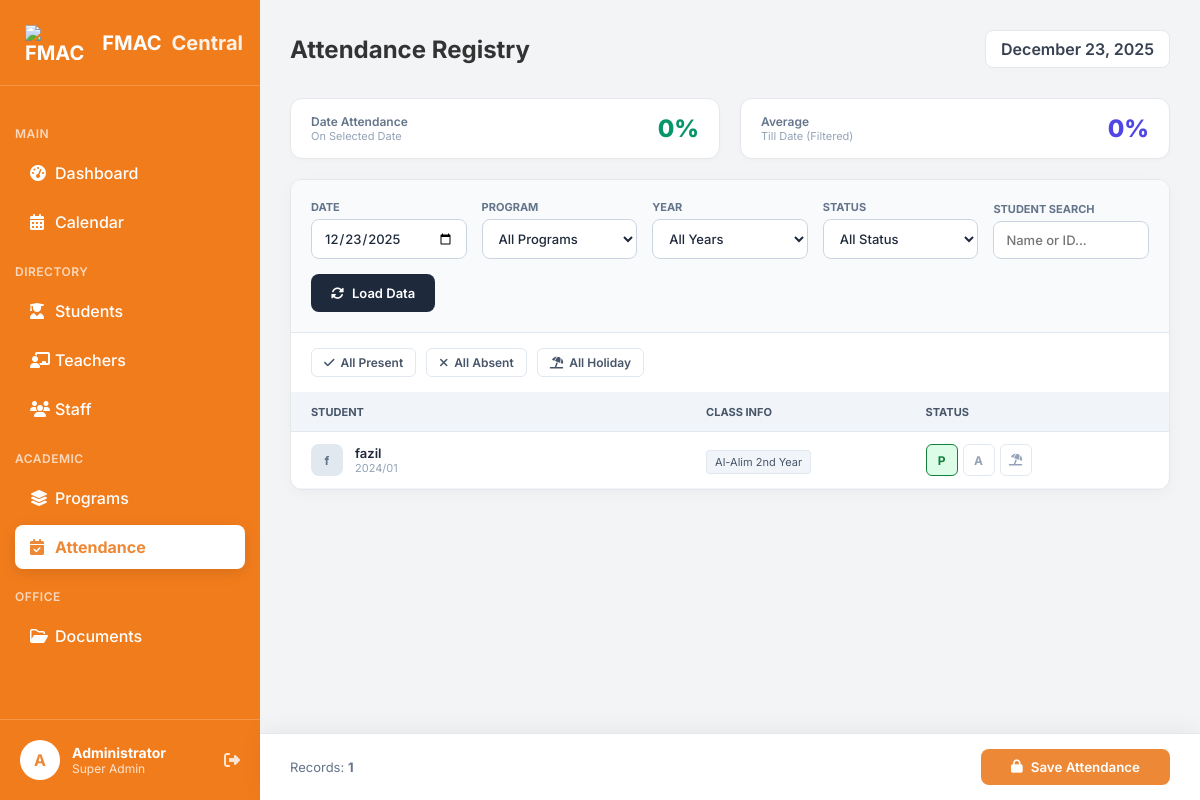
The page /attendance.php (signed in) on the database as committed earlier.
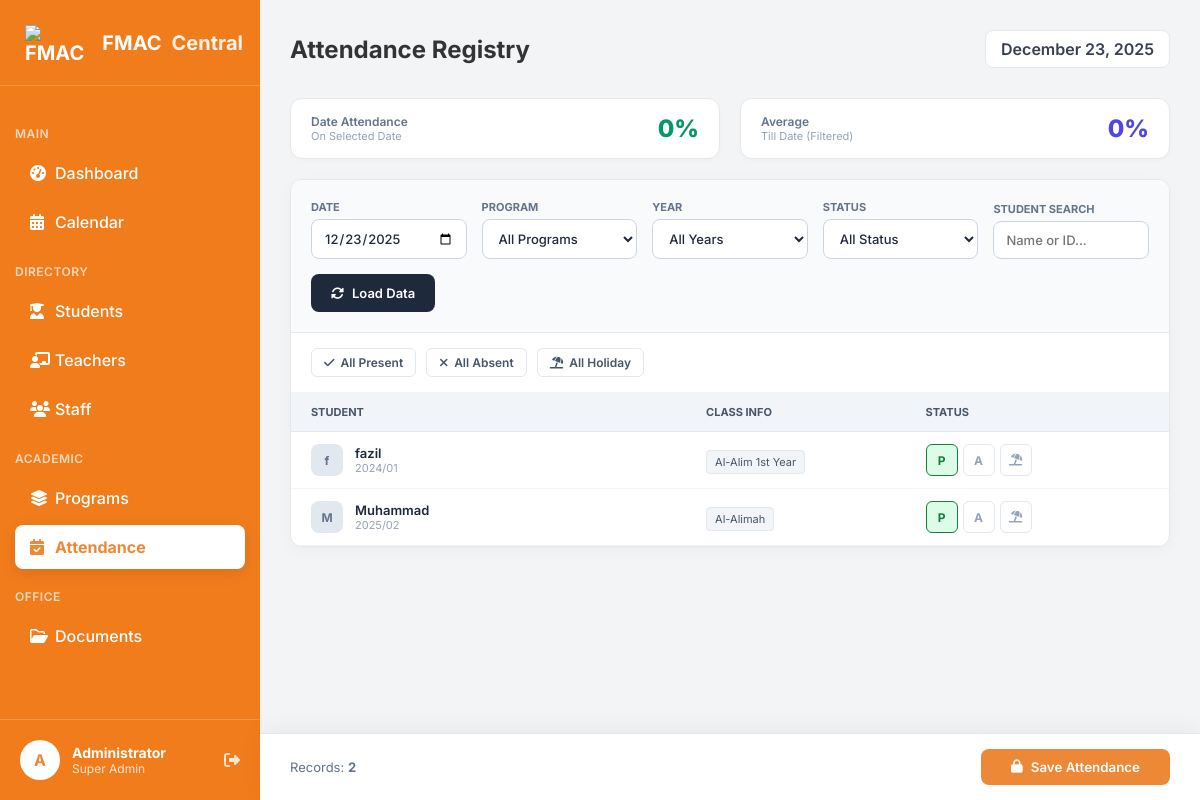
The same page on the database as committed later.
### tables this page shows
CREATE TABLE `students` (
  `student_id` int(11) NOT NULL,
  `full_name` varchar(100) NOT NULL,
  `gender` enum('Male','Female') DEFAULT NULL,
  `dob` date DEFAULT NULL,
  `blood_group` varchar(5) DEFAULT NULL,
  `admission_no` varchar(20) DEFAULT NULL,
  `class_year` varchar(50) DEFAULT NULL,
  `status` enum('Active','Inactive','Graduated') DEFAULT 'Active',
  `admission_date` date DEFAULT NULL,
  `created_at` timestamp NOT NULL DEFAULT current_timestamp(),
  `phone` varchar(20) DEFAULT NULL,
  `emergency_phone` varchar(20) DEFAULT NULL,
  `email` varchar(100) DEFAULT NULL,
  `address` text DEFAULT NULL,
  `health_issues` text DEFAULT NULL,
  `photo` varchar(255) DEFAULT NULL,
  `father_name` varchar(100) DEFAULT NULL,
  `mother_name` varchar(100) DEFAULT NULL
);

### attendance.php (the view, shortened to what the changed rows need)
<?php
include 'db_conn.php';
$selected_date  = isset($_GET['date']) ? $_GET['date'] : date('Y-m-d');
$filter_conditions = "s.status='Active' AND (s.admission_date <= '$selected_date' OR s.admission_date IS NULL)";
$query = "SELECT * FROM students s WHERE $filter_conditions ORDER BY s.admission_no ASC";
$students = mysqli_query($conn, $query);
$check_date_sql = "SELECT * FROM attendance WHERE date = '$selected_date' LIMIT 1";
$is_existing = (mysqli_num_rows(mysqli_query($conn, $check_date_sql)) > 0);
$btn_text = $is_existing ? "Update Attendance" : "Save Attendance";
?>
<!DOCTYPE html>
<html lang="en">
<head>
    <link rel="stylesheet" href="https://cdnjs.cloudflare.com/ajax/libs/font-awesome/6.4.0/css/all.min.css">
    <link rel="stylesheet" href="dashboard.css">
</head>
<body>
    <div class="dashboard-container">
        <main class="main-content">
            <header class="top-header">
                <h2>Attendance Registry</h2>
            </header>
            <div class="attendance-card">
                <form method="POST" id="attForm">
                    <?php if (mysqli_num_rows($students) > 0) { ?>
                        <table class="att-table">
                            <thead>
                                <tr>
                                    <th style="width: 45%;">Student</th>
                                    <th style="width: 25%;">Class Info</th>
                                    <th style="width: 30%;">Status</th>
                                </tr>
                            </thead>
                            <tbody>
                                <?php while ($row = mysqli_fetch_assoc($students)) {
                                    $sid = $row['student_id'];
                                    $initial = substr($row['full_name'], 0, 1);
                                    $res = mysqli_query($conn, "SELECT status FROM attendance WHERE student_id='$sid' AND date='$selected_date'");
                                    $existing = mysqli_fetch_assoc($res);
                                    $status = $existing ? $existing['status'] : 'Present';
                                ?>
                                    <tr>
                                        <td>
                                            <div style="display:flex; align-items:center; gap:12px;">
                                                <div class="st-avatar"><?php echo $initial; ?></div>
                                                <div>
                                                    <div style="font-weight:600; font-size:13px; color:#1E293B;"><?php echo $row['full_name']; ?></div>
                                                    <div style="font-size:11px; color:#94A3B8;"><?php echo $row['admission_no']; ?></div>
                                                </div>
                                            </div>
                                        </td>
                                        <td>
                                            <span style="font-size:11px; color:#475569; background:#F1F5F9; padding:4px 8px; border-radius:4px; border:1px solid #E2E8F0;">
                                                <?php echo $row['class_year']; ?>
                                            </span>
                                        </td>
                                        <td>
                                            <div class="status-options">
                                                <label title="Present"><input type="radio" name="status[<?php echo $sid; ?>]" value="Present" class="status-radio" <?php if ($status == 'Present') echo 'checked'; ?>>
                                                    <div class="status-label">P</div>
                                                </label>
                                                <label title="Absent"><input type="radio" name="status[<?php echo $sid; ?>]" value="Absent" class="status-radio" <?php if ($status == 'Absent') echo 'checked'; ?>>
                                                    <div class="status-label">A</div>
                                                </label>
                                                <label title="Holiday"><input type="radio" name="status[<?php echo $sid; ?>]" value="Holiday" class="status-radio" <?php if ($status == 'Holiday') echo 'checked'; ?>>
                                                    <div class="status-label"><i class="fa-solid fa-umbrella-beach"></i></div>
                                                </label>
                                            </div>
                                        </td>
                                    </tr>
                                <?php } ?>
                            </tbody>
                        </table>
                        <div class="save-bar">
                            <div style="font-size:13px; color:#64748B;">
                                Records: <b><?php echo mysqli_num_rows($students); ?></b>
                            </div>
                            <button type="button" onclick="openSecurityModal()" class="btn-save">
                                <i class="fa-solid fa-lock"></i> <?php echo $btn_text; ?>
                            </button>
                        </div>
                    <?php } ?>
                </form>
            </div>
        </main>
    </div>
</body>
</html>

Rows that differ between the two databases and show on the page:
changed students "fazil": class_year "Al-Alim 2nd Year" → "Al-Alim 1st Year"
added students: full_name "M", full_name "Muhammad", admission_no "2025/02", class_year "Al-Alimah"
Other text that changed with them:
mysqli_num_rows($students): "1" → "2"
